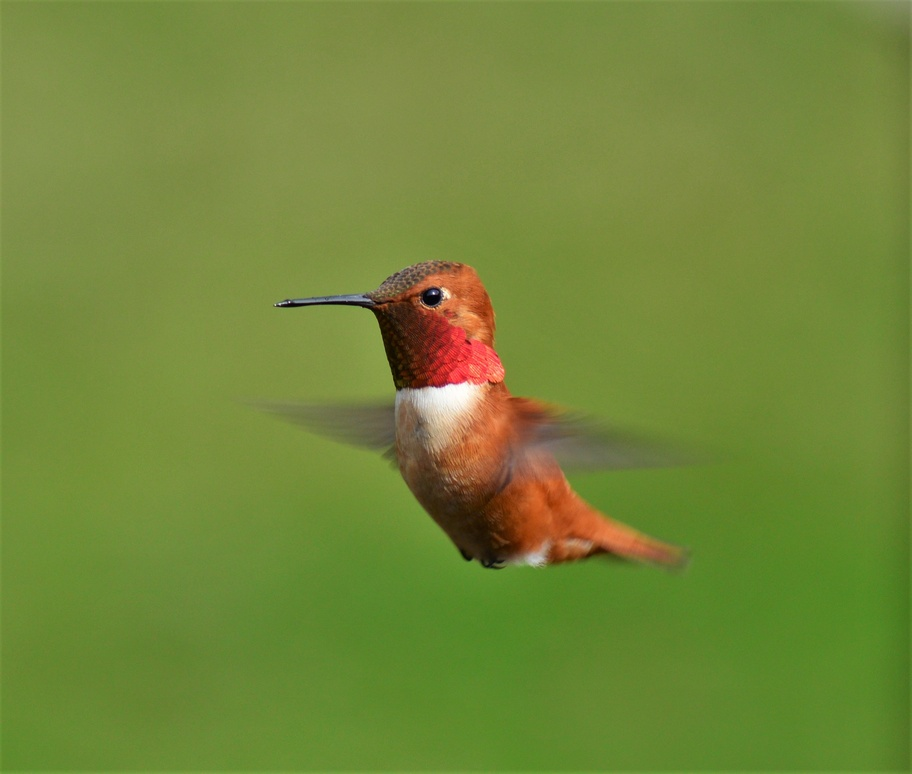
#> input picture Utils/birdie.jpg, 912 x 774 px, shrunk from 2834 x 2406 before the run
$ python fourier_transform.py
#> lines starting #> are read from the running program, lines starting #| are printed output that depends on the picture
### color_spaces.py
import cv2
import numpy as np
import matplotlib.pyplot as plt


def scale_image(scalar, image):
    return cv2.resize(image, (int(image.shape[1]*scalar), int(image.shape[0] * scalar)))

# To display images in a grid (a big image containing images next to each other)
# [34 lines left out: function display_images_in_grid, not called in this run]


def display_image(title:str, image):
    # Display the grid image
    cv2.imshow(title, image)
    cv2.waitKey(0)
    cv2.destroyAllWindows()


# 1 COLOR SPACES
# [126 lines that do not run on import are left out]

### fourier_transform.py
import cv2
import numpy as np
import matplotlib.pyplot as plt

import color_spaces


# Loading the image
birdie_image = cv2.imread('Utils/birdie.jpg', cv2.IMREAD_GRAYSCALE)
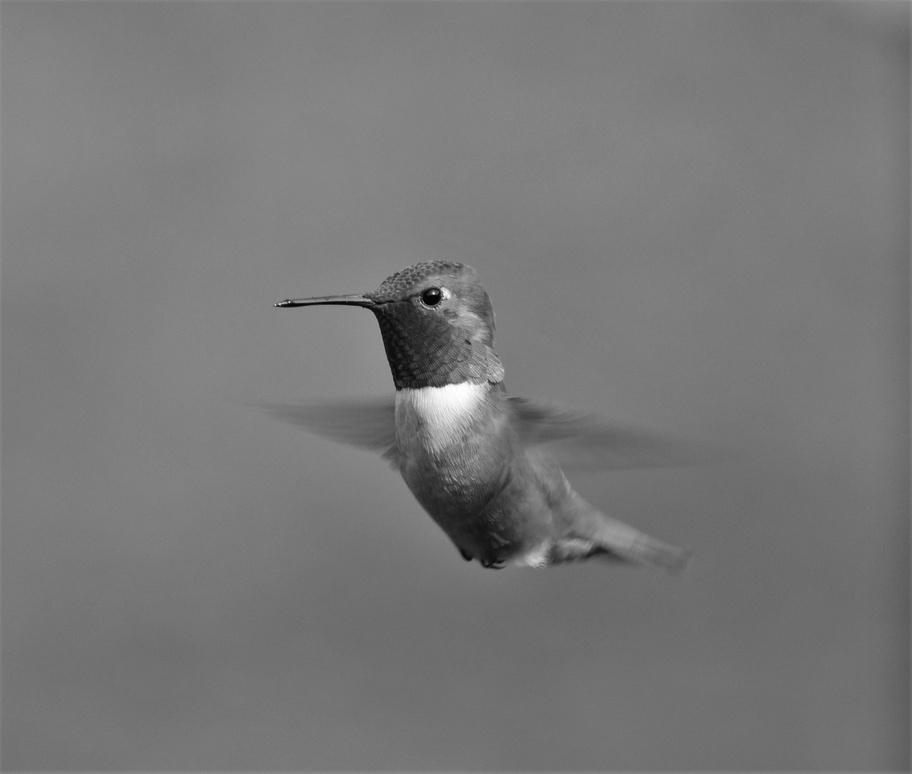
#> birdie_image: shape (774, 912); min 2, max 255, mean 119.8

width = birdie_image.shape[1]
#> width = 912
height = birdie_image.shape[0]
#> height = 774

x_row = np.arange(int(-width / 2), int(width / 2))
#> x_row = 912 values from -456 to 455
x_column = np.arange(int(-height / 2), int(height / 2))
#> x_column = 774 values from -387 to 386
axis_shift = (int(-width / 2), int(width / 2), int(-height / 2), int(height / 2))
#> axis_shift = (-456, 456, -387, 387)


# Computes the FFT magnitude centered in 2D
def compute_fft_2D_magnitude_centered(image):
    # Finding its 2D FFT
    fft_2D = np.fft.fft2(image)

    # Shifting the zero-frequency component to the center
    fft_2D_centered = np.fft.fftshift(fft_2D)

    # Returning the magnitude of the centered 2D FFT
    return fft_2D_centered


# Displays a 2D FFT and the 1D slice of the FFT magnitude from the middle row and column
def display_2D_and_1D_FFT(title:str, title_1D:str, image):
    fig, (ax1, ax2) = plt.subplots(1, 2)
    image1 = ax1.imshow(np.log(image + 1e-4), extent=axis_shift)
    ax1.set_title(title)
    plt.colorbar(image1, shrink=0.4)
    image2 = ax2.imshow(np.log(image + 1e-4), extent=axis_shift)
    ax2.set_title('Zoomed in')
    ax2.set_xlim((-30, 30))
    ax2.set_ylim((-30, 30))
    plt.colorbar(image2, shrink=0.5)
    plt.subplots_adjust(wspace=0.5)
    plt.show()

    image[image < 1e-8] = 0

    fig, (ax1, ax2) = plt.subplots(1, 2, figsize=(8, 4))
    ax1.plot(x_row, image[int(height / 2), :])
    ax1.set_xlim((-20, 20))
    ax1.set_title('1D Middle Row Slice' + title_1D)
    ax2.plot(x_column, image[:, int(width / 2)])
    ax2.set_xlim((-20, 20))
    ax2.set_title('1D Middle Column Slice' + title_1D)
    plt.show()


# 3 FOURIER TRANSFORM

# 3.1

# Creating x and y meshgrid
x = np.arange(0, width, 1)
#> x = 912 values from 0 to 911
y = np.arange(0, height, 1)
x_mesh_grid, y_mesh_grid = np.meshgrid(x, y)

# Creating a 2D sine wave with amplitude and frequency of choosing
amplitude = 50
frequency = 8
sine_wave_2D = amplitude * np.sin(frequency * 2 * np.pi * x_mesh_grid / width)

# Add 128 so the negative values can be positive (so not all negative values are shown as black pixels)
sine_wave_2D_disp = (128 + sine_wave_2D).astype(np.int16)
sine_wave_2D_disp = np.clip(sine_wave_2D_disp, 0, 255)
sine_wave_2D_disp = sine_wave_2D_disp.astype(np.uint8)

# Displaying the 2D sine of same size as the birdie_image
color_spaces.display_image('2D Sine Wave', color_spaces.scale_image(0.2, sine_wave_2D_disp))
#> in display_image, `cv2.imshow(title, image)`:
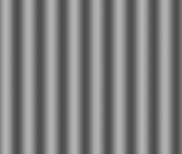
#> window '2D Sine Wave': shape (154, 182); min 78, max 177, mean 127.4


# 3.2

# Finding the 2D FFT centered in 2D
fft_2D_centered = compute_fft_2D_magnitude_centered(sine_wave_2D)
#> in compute_fft_2D_magnitude_centered, `fft_2D = np.fft.fft2(image)`:
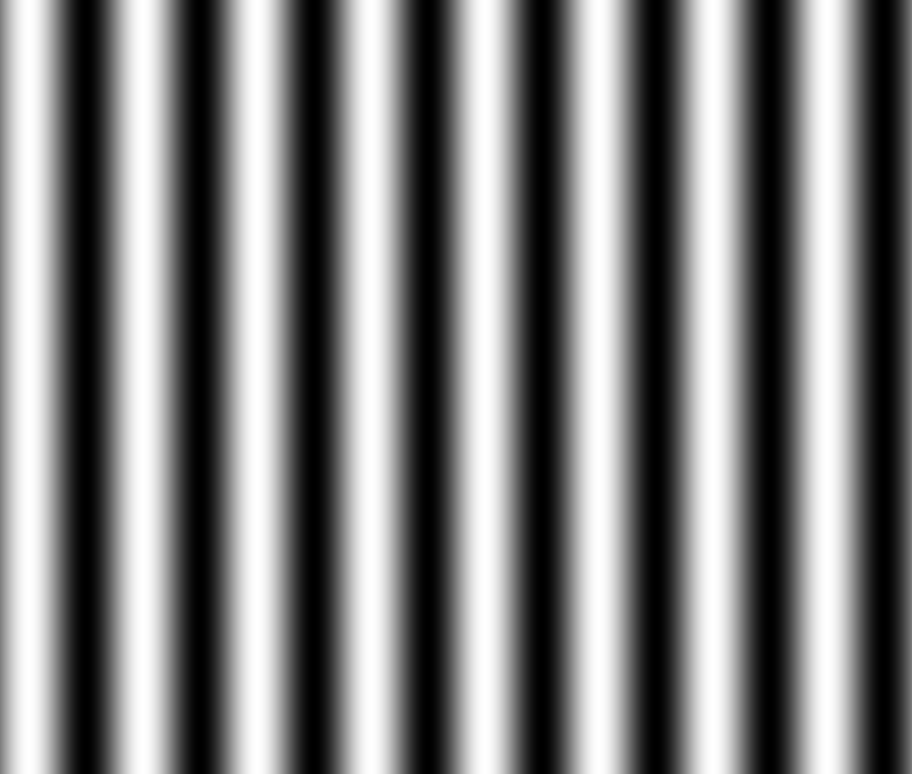
#> image: shape (774, 912) float64; min -49.98, max 49.98, mean 0; drawn with min black and max white

# Displaying the 2D FFT magnitude centered in 2D and the 1D slice of the FFT magnitude from the middle row and column
display_2D_and_1D_FFT('FFT Magnitude Centered in 2D of Sine', '', np.abs(fft_2D_centered))


# 3.3


# Executes all steps in 3.3: creates and displays birdie image after adding the 2D sine wave. Calculates
# its FFT and displays FFT's magnitude centered in 2D. Displays 1D slice of FFT magnitude from the middle row and column
# Returns the FFT centered in 2D
def display_noisy_image_with_1D_and_2D_FFT(sine_wave_2D, title_amp:str):
    # Creating an image corrupted by periodic noise by adding the 2D sine to birdie_image
    noise_in_birdie_image = sine_wave_2D + birdie_image
    noise_in_birdie_image = cv2.convertScaleAbs(np.where(noise_in_birdie_image < 0, 0, noise_in_birdie_image))
    noise_in_birdie_image_disp = color_spaces.scale_image(0.4, noise_in_birdie_image)

    # Displaying the resulting image
    color_spaces.display_image('Birdie Image Corrupted by Periodic Noise' + title_amp, noise_in_birdie_image_disp)

    # Calculating the FFT of the resulting noisy image and displaying its magnitude centered in 2D
    fft_2D_centered_noise_birdie = compute_fft_2D_magnitude_centered(noise_in_birdie_image)

    # Displaying its magnitude centered in 2D and the 1D slice of the FFT magnitude from the middle row and column
    display_2D_and_1D_FFT('FFT Magnitude Centered after Noise', ' After Noise', np.abs(fft_2D_centered_noise_birdie))
    return fft_2D_centered_noise_birdie


fft_2D_centered_noise_birdie = display_noisy_image_with_1D_and_2D_FFT(sine_wave_2D, ' for Amplitude of ' + str(amplitude))

# 3.4


# Executes all steps in 3.4:
def denoising_filter_and_display_denoised_image(fft_2D_centered_noise_birdie, title_amp:str):
        # Creating a frequency domain filter to remove the periodic noise
    frequency_filter = np.ones((height, width))
    frequency_filter[int(height / 2)][int(width / 2) + frequency] = 0
    frequency_filter[int(height / 2)][int(width / 2) - frequency] = 0


    # (1) Displaying the de-noising filter’s FT magnitude in 2D and 1D
    fig, (ax1, ax2) = plt.subplots(1, 2)
    ax1.imshow(frequency_filter, cmap='gray', extent=axis_shift)
    ax1.set_title('De-noising filter’s FT magnitude in 2D')
    ax2.imshow(frequency_filter, cmap='gray', extent=axis_shift)
    ax2.set_title('Zoomed in')
    ax2.set_xlim((-30, 30))
    ax2.set_ylim((-30, 30))
    plt.subplots_adjust(wspace=0.5)
    plt.show()

    fig, (ax1, ax2) = plt.subplots(1, 2, figsize=(8, 4))
    ax1.plot(x_row, frequency_filter[int(height / 2), :])
    ax1.set_xlim((-20, 20))
    ax1.set_title('1D Middle Row Slice of De-noising Filter')
    ax2.plot(x_column, frequency_filter[:, int(width / 2)])
    ax2.set_xlim((-20, 20))
    ax2.set_title('1D Middle Column Slice of De-noising Filter')
    plt.subplots_adjust(wspace=0.5)
    plt.show()

    # (2) Displaying the de-noised image’s FT magnitude in 1D and 2D
    denoised_fft_2D = fft_2D_centered_noise_birdie * frequency_filter

    display_2D_and_1D_FFT('De-noised FFT', ' After De-noising', np.abs(denoised_fft_2D))

    # (3) Displaying the resulting de-noised image
    denoised_birdie_image = np.fft.ifft2(np.fft.ifftshift(denoised_fft_2D)).astype(np.uint8)

    color_spaces.display_image('De-noised Birdie Image' + title_amp, color_spaces.scale_image(0.4, denoised_birdie_image))


denoising_filter_and_display_denoised_image(fft_2D_centered_noise_birdie, ' for Amplitude of ' + str(amplitude))
#> in denoising_filter_and_display_denoised_image, `plt.show()`:
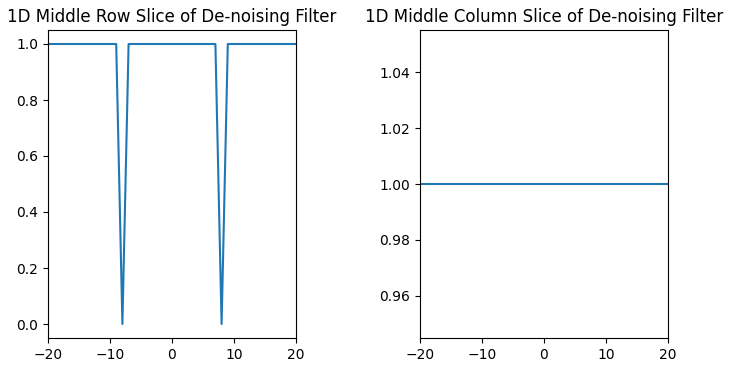
#> figure drawn by matplotlib, 2 panels; panel 1: curve peaks at x = -456, y = 1
#> call 3 of display_2D_and_1D_FFT, with title = 'De-noised FFT', title_1D = ' After De-noising'
#> in display_2D_and_1D_FFT (call 3), `plt.show()`:
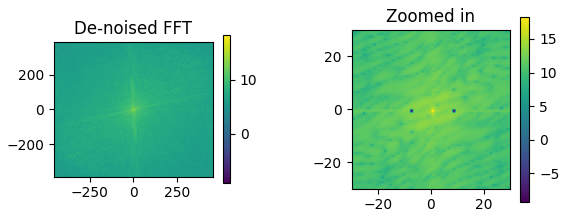
#> figure drawn by matplotlib, 4 panels
#> in display_2D_and_1D_FFT (call 3), `plt.show()`:
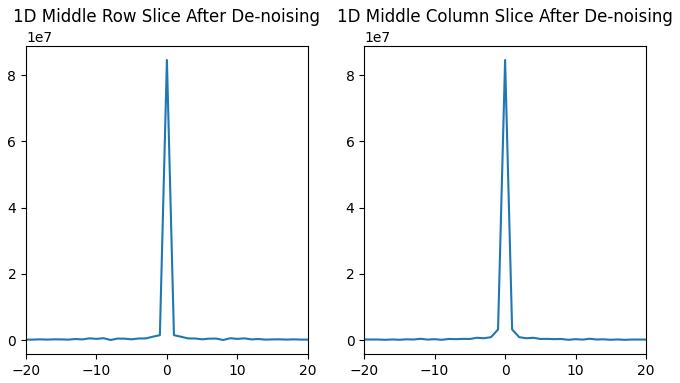
#> figure drawn by matplotlib, 2 panels; panel 1: curve peaks at x = 0, y = 84604160; panel 2: curve peaks at x = 0, y = 84604160

# 3.5

# Creating sine wave with same frequency but different amplitude
amplitude = 100
sine_wave_2D = amplitude * np.sin(frequency * 2 * np.pi * x_mesh_grid / width)

# Repeating the steps in 3.3
fft_2D_centered_noise_birdie = display_noisy_image_with_1D_and_2D_FFT(sine_wave_2D, ' for Amplitude of ' + str(amplitude))
#> call 2 of display_noisy_image_with_1D_and_2D_FFT, with title_amp = ' for Amplitude of 100'
#> in display_noisy_image_with_1D_and_2D_FFT (call 2), `noise_in_birdie_image = cv2.convertScaleAbs(np.where(noise_in_birdie_i..`:
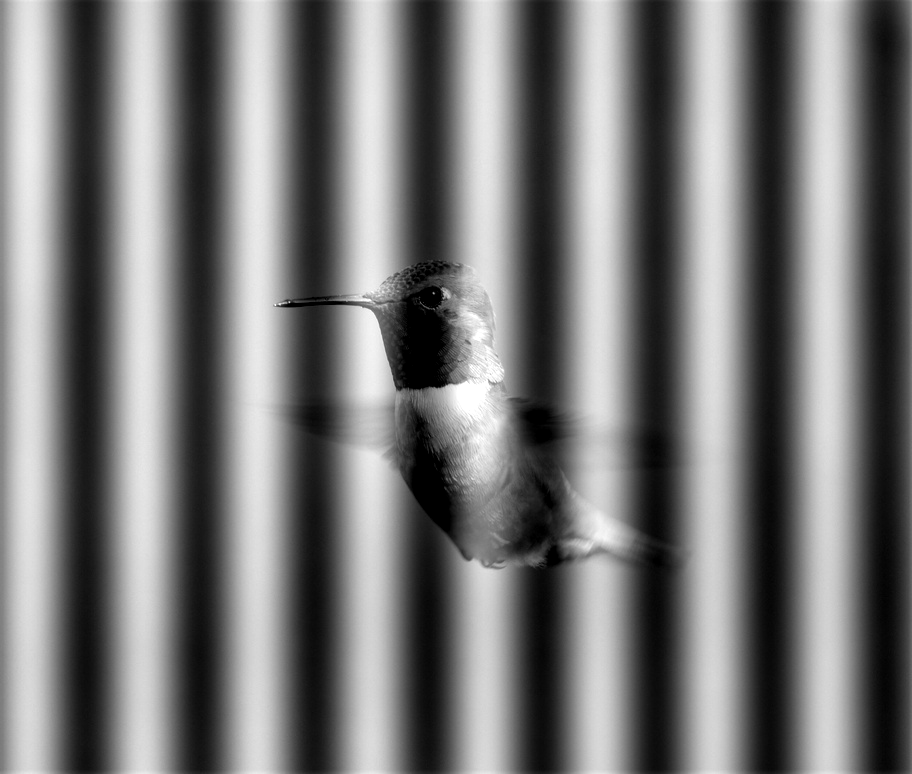
#> noise_in_birdie_image: shape (774, 912); min 0, max 255, mean 120.1

# Repeating the steps in 3.4
denoising_filter_and_display_denoised_image(fft_2D_centered_noise_birdie, ' for Amplitude of ' + str(amplitude))
